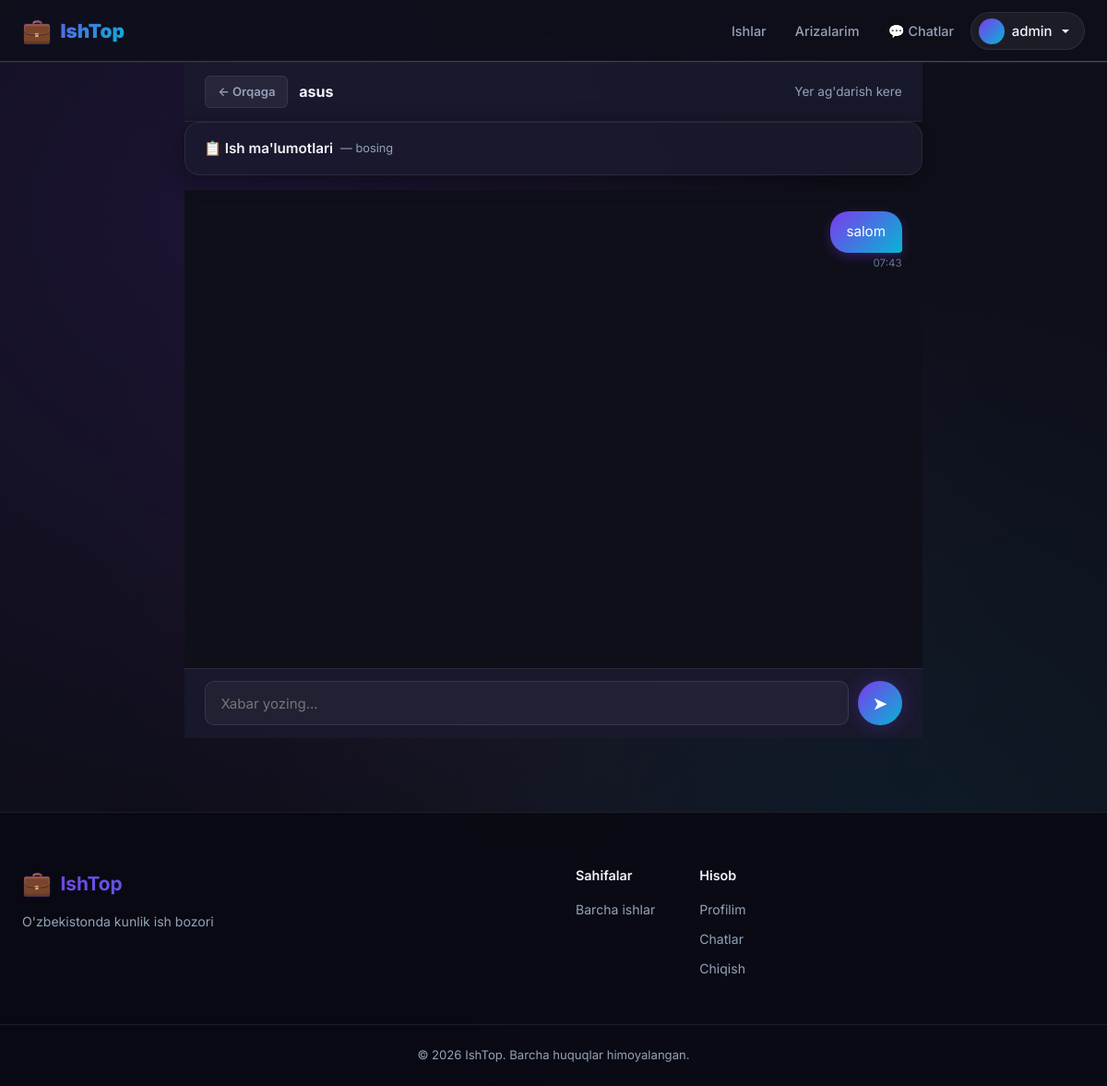
Page /chat/1/ (signed in) on the committed database.
### chat/models.py (models this page shows, shortened)
class Conversation(models.Model):
    job = models.ForeignKey('jobs.Job', on_delete=models.CASCADE, related_name='conversations')
    employer = models.ForeignKey(User, on_delete=models.CASCADE, related_name='employer_conversations')
    worker = models.ForeignKey(User, on_delete=models.CASCADE, related_name='worker_conversations')
    created_at = models.DateTimeField(auto_now_add=True)
    class Meta:
        unique_together = ('job', 'employer', 'worker')
        ordering = ['-created_at']

class Message(models.Model):
    conversation = models.ForeignKey(Conversation, on_delete=models.CASCADE, related_name='messages')
    sender = models.ForeignKey(User, on_delete=models.CASCADE, related_name='sent_messages')
    body = models.TextField(max_length=2000)
    timestamp = models.DateTimeField(auto_now_add=True)
    is_read = models.BooleanField(default=False)
    class Meta:
        ordering = ['timestamp']

### jobs/models.py (models this page shows, shortened)
class Job(models.Model):
    employer = models.ForeignKey(User, on_delete=models.CASCADE, related_name='posted_jobs')
    title = models.CharField(max_length=200)
    description = models.TextField()
    category = models.CharField(max_length=50, choices=JOB_CATEGORIES, default='boshqa')
    salary = models.DecimalField(max_digits=12, decimal_places=0, help_text="So'mda")
    salary_type = models.CharField(max_length=20, choices=[('kunlik', 'Kunlik'), ('soatlik', 'Soatlik'), ('loyiha', 'Loyiha')], default='kunlik')
    region = models.CharField(max_length=50, choices=REGIONS, default='toshkent_shahar')
    address = models.CharField(max_length=300)
    lat = models.FloatField(null=True, blank=True)
    lng = models.FloatField(null=True, blank=True)
    image = models.ImageField(upload_to='job_images/', blank=True, null=True)
    workers_needed = models.PositiveIntegerField(default=1)
    status = models.CharField(max_length=20, choices=JOB_STATUS, default='ochiq')
    work_date = models.DateField(null=True, blank=True)
    created_at = models.DateTimeField(auto_now_add=True)
    updated_at = models.DateTimeField(auto_now=True)
    class Meta:
        ordering = ['-created_at']
    def get_salary_display_text(self):
        salary = f"{int(self.salary):,}".replace(',', ' ')
        return f"{salary} so'm / {self.get_salary_type_display()}"

### chat/views.py (the view)
# urls.py: path('<int:pk>/', views.conversation_detail_view, name='conversation_detail'),
@login_required
def conversation_detail_view(request, pk):
    conversation = get_object_or_404(Conversation, pk=pk)
    if request.user not in [conversation.employer, conversation.worker]:
        return redirect('conversation_list')
    conversation.messages.exclude(sender=request.user).update(is_read=True)
    messages_qs = conversation.messages.select_related('sender').all()
    return render(request, 'chat/conversation_detail.html', {
        'conversation': conversation,
        'chat_messages': messages_qs,
    })

### templates/chat/conversation_detail.html (shortened to what this page needs)
{% extends 'base.html' %}
{% block content %}
<div class="container chat-page">
    <div class="chat-header-bar">
        <a href="{% url 'conversation_list' %}" class="btn btn-ghost btn-sm">← Orqaga</a>
        <div class="chat-partner-info">
            {% if user == conversation.employer %}
            <strong>{{ conversation.worker.get_full_name|default:conversation.worker.username }}</strong>
            {% else %}
            <strong>{{ conversation.employer.get_full_name|default:conversation.employer.username }}</strong>
            {% endif %}
        </div>
        <a href="{% url 'job_detail' conversation.job.pk %}" class="chat-job-link">{{ conversation.job.title }}</a>
    </div>
    {% with job=conversation.job %}
    <div class="detail-card" style="margin-bottom:1rem; padding: 1rem 1.25rem;">
        <details>
            <summary style="cursor:pointer; font-weight:600; font-size:0.95rem; list-style:none; display:flex; align-items:center; gap:0.5rem;">
                <span>📋 Ish ma'lumotlari</span>
                <span style="font-size:0.8rem; font-weight:400; color:var(--text-muted);">— bosing</span>
            </summary>
        </details>
    </div>
    {% endwith %}
    <div class="chat-messages" id="chatMessages">
        {% for msg in chat_messages %}
        <div class="chat-bubble {% if msg.sender == user %}bubble-own{% else %}bubble-other{% endif %}"
            data-id="{{ msg.pk }}">
            <p>{{ msg.body }}</p>
            <span class="bubble-time">{{ msg.timestamp|time:"H:i" }}</span>
        </div>
        {% empty %}
        <div class="chat-empty">Hali xabar yo'q. Birinchi bo'ling!</div>
        {% endfor %}
    </div>
    <form class="chat-input-bar" id="chatForm">
        <input type="text" id="chatInput" placeholder="Xabar yozing..." autocomplete="off" class="form-control">
        <button type="submit" class="btn btn-primary chat-send-btn">➤</button>
    </form>
</div>
{% endblock %}

### templates/base.html (shortened to what this page needs)
{% load static %}
<!DOCTYPE html>
<html lang="uz">
<head>
    <link rel="stylesheet" href="https://cdn.jsdelivr.net/npm/leaflet@1.9.4/dist/leaflet.min.css" />
    <link rel="stylesheet" href="{% static 'css/main.css' %}">
</head>
<body>
<nav class="navbar">
    <div class="nav-inner">
        <a href="{% url 'home' %}" class="nav-logo">
            <span class="logo-icon">💼</span>
            <span class="logo-text">IshTop</span>
        </a>
        <div class="nav-links" id="navLinks">
            <a href="{% url 'job_list' %}" class="nav-link">Ishlar</a>
            {% if user.is_authenticated %}
                {% if user.profile.role == 'employer' %}
                <a href="{% url 'job_create' %}" class="nav-link btn-post">+ E'lon qo'shish</a>
                <a href="{% url 'my_jobs' %}" class="nav-link">Mening ishlarim</a>
                {% else %}
                <a href="{% url 'my_applications' %}" class="nav-link">Arizalarim</a>
                {% endif %}
                <a href="{% url 'conversation_list' %}" class="nav-link nav-chat" id="navChatLink">
                    💬 Chatlar
                </a>
                <div class="nav-dropdown">
                    <button class="nav-avatar-btn">
                        {% if user.profile.avatar %}
                        <img src="{{ user.profile.avatar.url }}" alt="" class="nav-avatar-img">
                        {% else %}
                        <div class="nav-avatar-placeholder">{{ user.first_name|first|upper }}</div>
                        {% endif %}
                        <span>{{ user.first_name|default:user.username }}</span>
                        <svg width="12" height="12" viewBox="0 0 12 12" fill="currentColor"><path d="M2 4l4 4 4-4"/></svg>
                    </button>
                </div>
            {% else %}
                <a href="{% url 'login' %}" class="nav-link">Kirish</a>
                <a href="{% url 'register' %}" class="nav-link btn-register">Ro'yxatdan o'tish</a>
            {% endif %}
        </div>
    </div>
</nav>
<main class="main-content">
    {% block content %}{% endblock %}
</main>
<footer class="footer">
    <div class="footer-inner">
        <div class="footer-brand">
            <a href="{% url 'home' %}"><span class="logo-icon">💼</span> <strong>IshTop</strong></a>
            <p>O'zbekistonda kunlik ish bozori</p>
        </div>
        <div class="footer-links">
            <div>
                <h4>Sahifalar</h4>
                <a href="{% url 'job_list' %}">Barcha ishlar</a>
            </div>
            <div>
                <h4>Hisob</h4>
                {% if user.is_authenticated %}
                <a href="{% url 'profile_own' %}">Profilim</a>
                <a href="{% url 'conversation_list' %}">Chatlar</a>
                <a href="{% url 'logout' %}">Chiqish</a>
                {% else %}
                <a href="{% url 'login' %}">Kirish</a>
                <a href="{% url 'register' %}">Ro'yxatdan o'tish</a>
                {% endif %}
            </div>
        </div>
    </div>
    <div class="footer-bottom">
        <p>© 2026 IshTop. Barcha huquqlar himoyalangan.</p>
    </div>
</footer>
</body>
</html>

### templates/base.html (style rules this page uses)
.nav-chat { position: relative; }

### rows in the picture
Conversation: worker.get_full_name "asus", job "Yer ag'darish kere"
Message: body "salom", timestamp "07:43"

### other values in the picture
{{ user.first_name|default:user.username }} "admin"
